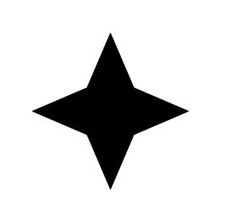
#> input picture ImageSegmentationOpenCV/convex_hull.png, 238 x 203 px
$ python convex_hull.py
#> lines starting #> are read from the running program, lines starting #| are printed output that depends on the picture; after the words box and inside, x2 and y2 are one past the last pixel; in counts of white or black regions, pixels touching at a corner belong together
# https://circuitdigest.com/tutorial/image-segmentation-using-opencv

import cv2
import numpy as np

# Load image
image = cv2.imread('convex_hull.png')
#> image is the input picture: shape (203, 238, 3); min 0, max 255, mean 215.5

# Grayscale
gray = cv2.cvtColor(image, cv2.COLOR_BGR2GRAY)

# cv2.namedWindow("Original Image", cv2.WINDOW_NORMAL)
cv2.imshow("Original Image", image)
cv2.waitKey(0)

# Binarize the image
ret, thresh = cv2.threshold(gray, 176, 255, 0)
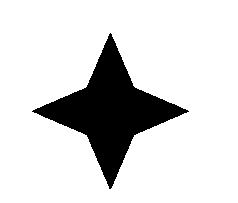
#> thresh: shape (203, 238); 84.3% white; 1 black region

# Find contours
contours, hierarchy = cv2.findContours(thresh.copy(), cv2.RETR_LIST, cv2.CHAIN_APPROX_NONE)
#> contours = 2 contours; box (x1, y1, x2, y2) and area: (0, 0, 238, 203) 47874, (31, 32, 190, 190) 7800

# Sort the contours and remove the largest frame contour
n = len(contours) - 1
#> n = 1
contours = sorted(contours, key=cv2.contourArea, reverse=False)[:n]
#> contours = 1 contour; box (x1, y1, x2, y2) and area: (31, 32, 190, 190) 7800

# Iterate through each contour and draw convex hull
for c in contours:
    hull = cv2.convexHull(c)
    cv2.drawContours(image, [hull], 0, (0, 255, 0), 2)
    cv2.imshow("Convex Hull", image)
#> this loop made 1 pass
#> pass 1, `cv2.imshow("Convex Hull", image)`:
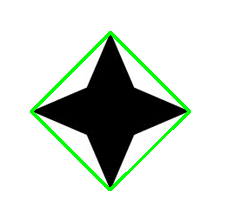
#> window 'Convex Hull': shape (203, 238, 3); mean B, G, R 207.5, 215.6, 207.5

cv2.waitKey(0)

cv2.destroyAllWindows()
